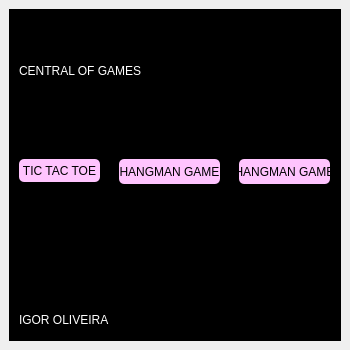
<?xml version="1.0" encoding="UTF-8"?>
<ui version="4.0">
 <class>MainWindow</class>
 <widget class="QMainWindow" name="MainWindow">
  <property name="geometry">
   <rect>
    <x>0</x>
    <y>0</y>
    <width>350</width>
    <height>350</height>
   </rect>
  </property>
  <property name="maximumSize">
   <size>
    <width>350</width>
    <height>350</height>
   </size>
  </property>
  <property name="windowTitle">
   <string>Games</string>
  </property>
  <widget class="QWidget" name="centralwidget">
   <property name="minimumSize">
    <size>
     <width>350</width>
     <height>350</height>
    </size>
   </property>
   <layout class="QVBoxLayout" name="verticalLayout">
    <item>
     <widget class="QFrame" name="frame">
      <property name="maximumSize">
       <size>
        <width>400</width>
        <height>400</height>
       </size>
      </property>
      <property name="layoutDirection">
       <enum>Qt::LeftToRight</enum>
      </property>
      <property name="styleSheet">
       <string notr="true">background-color: rgb(0, 0, 0);</string>
      </property>
      <property name="frameShape">
       <enum>QFrame::StyledPanel</enum>
      </property>
      <property name="frameShadow">
       <enum>QFrame::Raised</enum>
      </property>
      <widget class="QPushButton" name="btnHangman">
       <property name="geometry">
        <rect>
         <x>110</x>
         <y>150</y>
         <width>101</width>
         <height>25</height>
        </rect>
       </property>
       <property name="maximumSize">
        <size>
         <width>16777215</width>
         <height>16777215</height>
        </size>
       </property>
       <property name="cursor">
        <cursorShape>PointingHandCursor</cursorShape>
       </property>
       <property name="styleSheet">
        <string notr="true">background-color: rgb(255, 196, 254);
border-radius:5px;</string>
       </property>
       <property name="text">
        <string>HANGMAN GAME</string>
       </property>
      </widget>
      <widget class="QPushButton" name="btnTictactoe">
       <property name="geometry">
        <rect>
         <x>10</x>
         <y>150</y>
         <width>81</width>
         <height>23</height>
        </rect>
       </property>
       <property name="maximumSize">
        <size>
         <width>100</width>
         <height>25</height>
        </size>
       </property>
       <property name="cursor">
        <cursorShape>PointingHandCursor</cursorShape>
       </property>
       <property name="styleSheet">
        <string notr="true">background-color: rgb(255, 196, 254);
border-radius:5px;</string>
       </property>
       <property name="text">
        <string>TIC TAC TOE</string>
       </property>
      </widget>
      <widget class="QLabel" name="label">
       <property name="geometry">
        <rect>
         <x>10</x>
         <y>50</y>
         <width>203</width>
         <height>24</height>
        </rect>
       </property>
       <property name="minimumSize">
        <size>
         <width>100</width>
         <height>0</height>
        </size>
       </property>
       <property name="styleSheet">
        <string notr="true">color: rgb(255, 255, 255);
font: 75 16pt &quot;Century Gothic&quot;;</string>
       </property>
       <property name="text">
        <string>CENTRAL OF GAMES</string>
       </property>
      </widget>
      <widget class="QLabel" name="label_2">
       <property name="geometry">
        <rect>
         <x>10</x>
         <y>300</y>
         <width>121</width>
         <height>21</height>
        </rect>
       </property>
       <property name="minimumSize">
        <size>
         <width>100</width>
         <height>0</height>
        </size>
       </property>
       <property name="styleSheet">
        <string notr="true">color: rgb(255, 255, 255);
font: 75 12pt &quot;Century Gothic&quot;;</string>
       </property>
       <property name="text">
        <string>IGOR OLIVEIRA</string>
       </property>
      </widget>
      <widget class="QPushButton" name="btnHangman_2">
       <property name="geometry">
        <rect>
         <x>230</x>
         <y>150</y>
         <width>91</width>
         <height>25</height>
        </rect>
       </property>
       <property name="maximumSize">
        <size>
         <width>16777215</width>
         <height>16777215</height>
        </size>
       </property>
       <property name="cursor">
        <cursorShape>PointingHandCursor</cursorShape>
       </property>
       <property name="styleSheet">
        <string notr="true">background-color: rgb(255, 196, 254);
border-radius:5px;</string>
       </property>
       <property name="text">
        <string>HANGMAN GAME</string>
       </property>
      </widget>
     </widget>
    </item>
   </layout>
  </widget>
 </widget>
 <resources/>
 <connections/>
</ui>
